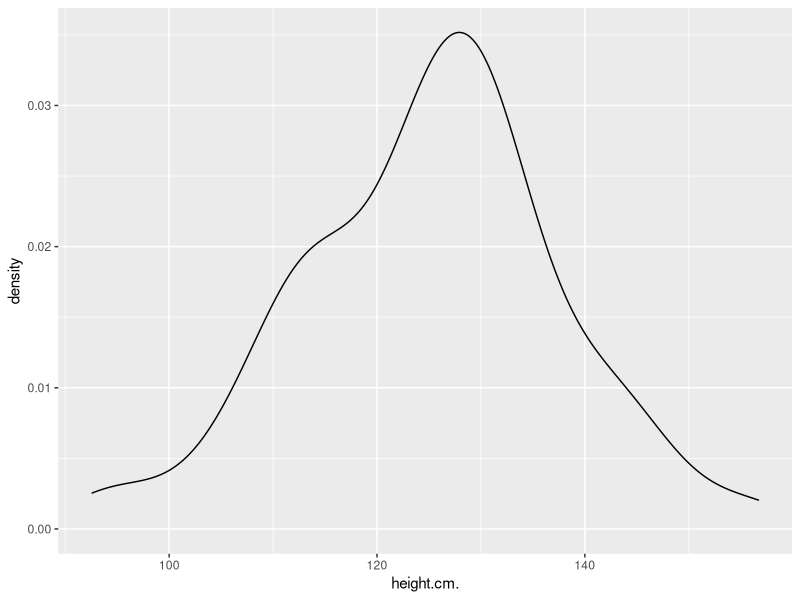
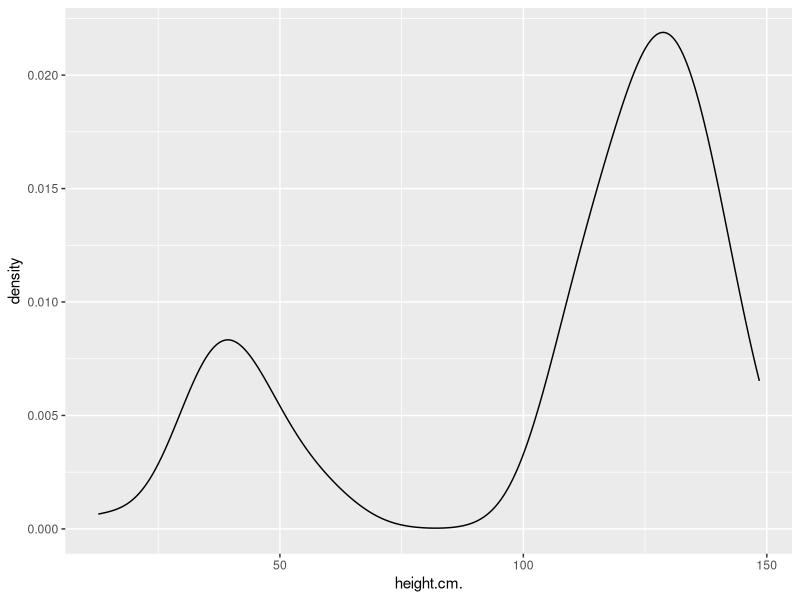
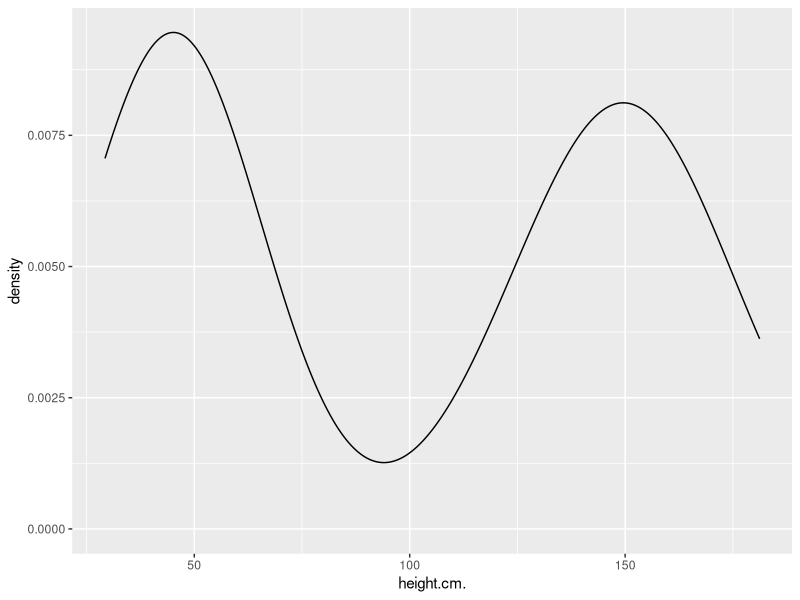
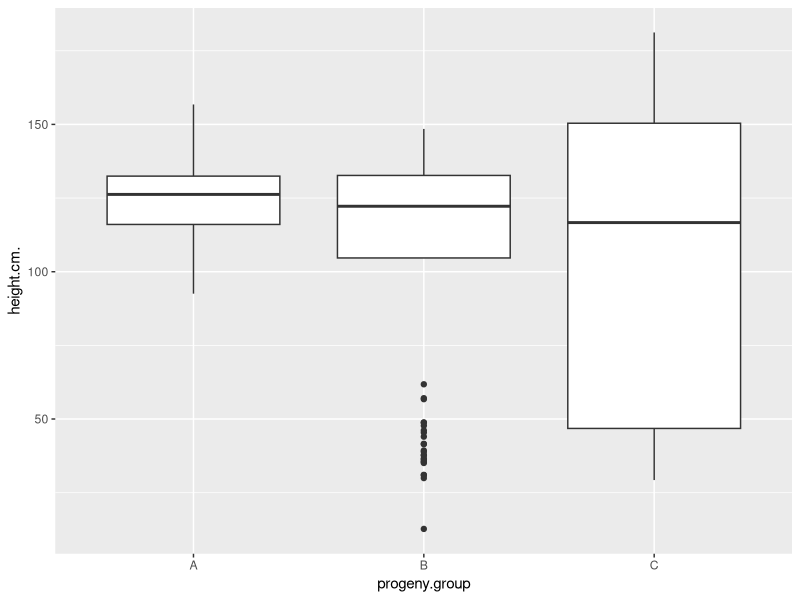
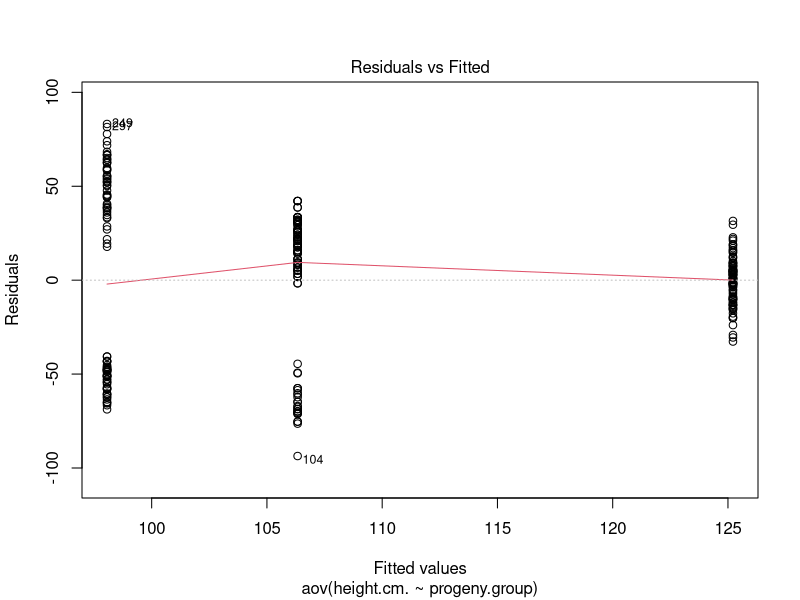
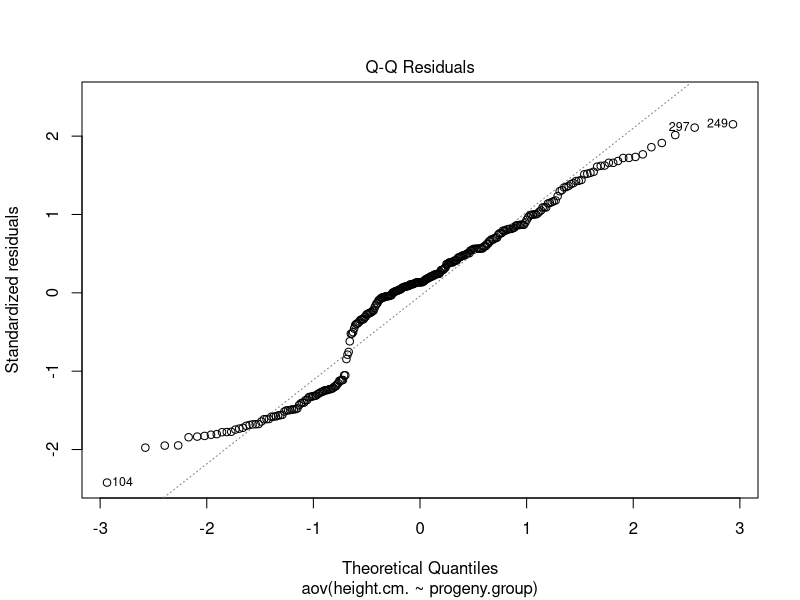
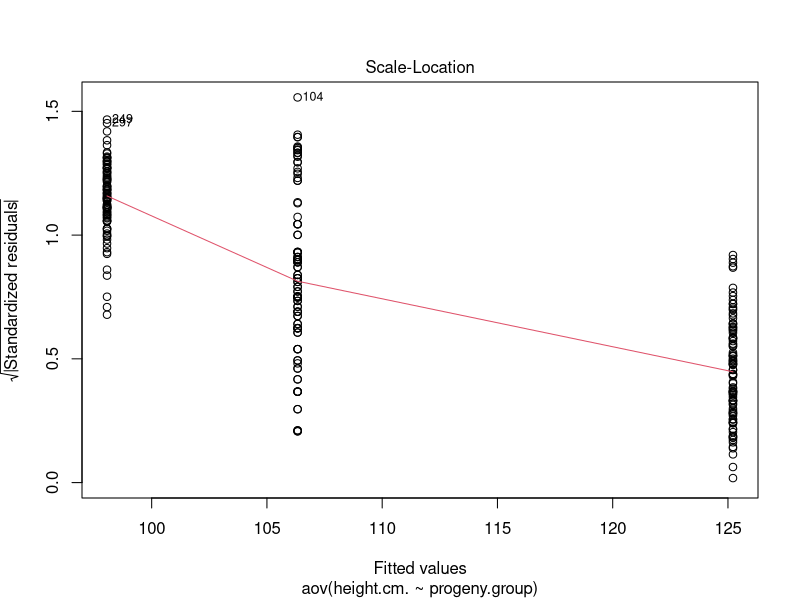
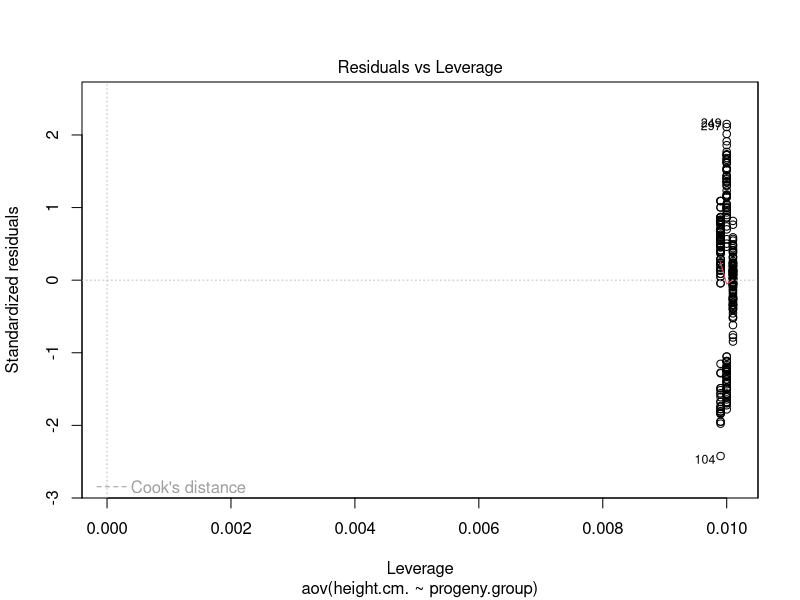

Here is the R script that generated these plots, in order:
# Read in data
df = read.csv("mendel_data.csv")
library(tidyverse)
head(df)
count(df,cross,generation)

# Count F1 phenotypes of monohybrid cross A
df_A_F1 <- df %>% filter(cross=='A' & generation=='F1')
count(df_A_F1,seed.shape, seed.color,pod.fuzz)

# Visualize plant height phenotypes F1s
ggplot(df_A_F1, aes(x=height.cm.)) + geom_density()

# Count F2 phenotypes of monohybrid cross A
df_A_F2 <- df %>% filter(cross=='A' & generation=='F2')
count(df_A_F2,seed.shape)
count(df_A_F2,seed.color)
count(df_A_F2,pod.fuzz)

# Visualize plant height phenotypes F2s
ggplot(df_A_F2, aes(x=height.cm.)) + geom_density()

# Create categorical variable for height
df_A_F2$plant.height <- ifelse(df_A_F2$height.cm. >= 75, "Tall", "Dwarf")
count(df_A_F2,plant.height)

# Count phenotypes of the test cross
df_TC_F1 <- df %>% filter(cross=='TC' & generation=='F1')
count(df_TC_F1,seed.shape)
count(df_TC_F1,seed.color)
count(df_TC_F1,pod.fuzz)

# Visualize plant height phenotypes 
ggplot(df_TC_F1, aes(x=height.cm.)) + geom_density()

# Create categorical variable for height
df_TC_F1$plant.height <- ifelse(df_TC_F1$height.cm. >= 75, "Tall", "Dwarf")
count(df_TC_F1,plant.height)

# Complete Chi-Square 
height_color <- df_TC_F1 %>% count(seed.color, plant.height) 
height_color
wide <- spread(height_color,seed.color,n)
wide

row.names(wide) <- wide$plant.height
wide <- wide[,2:3]
wide
chi <- chisq.test(wide)
chi

# ANOVA test on Plant Height of Progeny
# Create new variable for progeny group
df$progeny.group <- ifelse(df$plant.ID >= 100 & df$plant.ID <= 200, "B",
                           ifelse(df$plant.ID <= 100, "A", "C"))
df %>% ggplot(aes(x = progeny.group, y = height.cm.)) + geom_boxplot()
aov <- aov(height.cm. ~ progeny.group, data = df)
summary(aov)
plot(aov)

